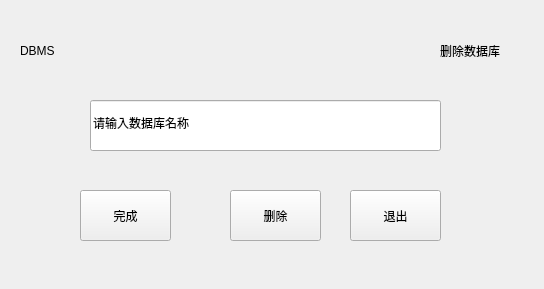
<?xml version="1.0" encoding="UTF-8"?>
<ui version="4.0">
 <class>deletedatabase</class>
 <widget class="QWidget" name="deletedatabase">
  <property name="geometry">
   <rect>
    <x>0</x>
    <y>0</y>
    <width>544</width>
    <height>289</height>
   </rect>
  </property>
  <property name="windowTitle">
   <string>deletedatabase</string>
  </property>
  <property name="styleSheet">
   <string notr="true">font: 10pt &quot;方正粗黑宋简体&quot;;</string>
  </property>
  <widget class="QLabel" name="label">
   <property name="geometry">
    <rect>
     <x>10</x>
     <y>10</y>
     <width>531</width>
     <height>271</height>
    </rect>
   </property>
   <property name="text">
    <string/>
   </property>
  </widget>
  <widget class="QLabel" name="label_2">
   <property name="geometry">
    <rect>
     <x>440</x>
     <y>20</y>
     <width>101</width>
     <height>61</height>
    </rect>
   </property>
   <property name="text">
    <string>删除数据库</string>
   </property>
  </widget>
  <widget class="QLineEdit" name="lineEdit">
   <property name="geometry">
    <rect>
     <x>90</x>
     <y>100</y>
     <width>351</width>
     <height>51</height>
    </rect>
   </property>
   <property name="text">
    <string>请输入数据库名称</string>
   </property>
  </widget>
  <widget class="QPushButton" name="pushButton">
   <property name="geometry">
    <rect>
     <x>80</x>
     <y>190</y>
     <width>91</width>
     <height>51</height>
    </rect>
   </property>
   <property name="text">
    <string>完成</string>
   </property>
  </widget>
  <widget class="QPushButton" name="pushButton_2">
   <property name="geometry">
    <rect>
     <x>230</x>
     <y>190</y>
     <width>91</width>
     <height>51</height>
    </rect>
   </property>
   <property name="text">
    <string>删除</string>
   </property>
  </widget>
  <widget class="QLabel" name="label_3">
   <property name="geometry">
    <rect>
     <x>20</x>
     <y>10</y>
     <width>141</width>
     <height>81</height>
    </rect>
   </property>
   <property name="styleSheet">
    <string notr="true">font: 24pt &quot;华文隶书&quot;;</string>
   </property>
   <property name="text">
    <string>DBMS</string>
   </property>
  </widget>
  <widget class="QPushButton" name="pushButton_3">
   <property name="geometry">
    <rect>
     <x>350</x>
     <y>190</y>
     <width>91</width>
     <height>51</height>
    </rect>
   </property>
   <property name="text">
    <string>退出</string>
   </property>
  </widget>
 </widget>
 <resources/>
 <connections/>
</ui>
